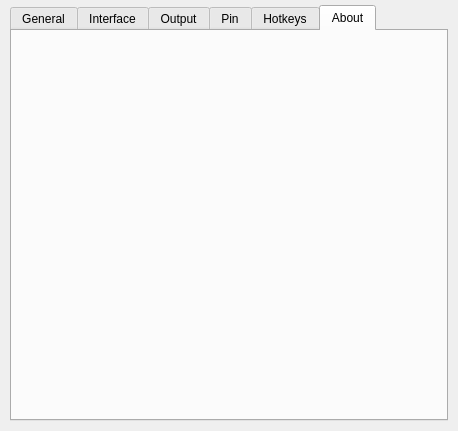
<?xml version="1.0" encoding="UTF-8"?>
<ui version="4.0">
 <class>PrefManage</class>
 <widget class="QWidget" name="PrefManage">
  <property name="geometry">
   <rect>
    <x>0</x>
    <y>0</y>
    <width>458</width>
    <height>431</height>
   </rect>
  </property>
  <property name="minimumSize">
   <size>
    <width>450</width>
    <height>0</height>
   </size>
  </property>
  <property name="windowTitle">
   <string>Form</string>
  </property>
  <layout class="QVBoxLayout" name="verticalLayout">
   <property name="spacing">
    <number>5</number>
   </property>
   <property name="leftMargin">
    <number>10</number>
   </property>
   <property name="topMargin">
    <number>5</number>
   </property>
   <property name="rightMargin">
    <number>10</number>
   </property>
   <property name="bottomMargin">
    <number>10</number>
   </property>
   <item>
    <widget class="QTabWidget" name="tabWidget">
     <property name="enabled">
      <bool>true</bool>
     </property>
     <property name="tabShape">
      <enum>QTabWidget::Rounded</enum>
     </property>
     <property name="currentIndex">
      <number>5</number>
     </property>
     <widget class="QWidget" name="tabGeneral">
      <attribute name="title">
       <string>General</string>
      </attribute>
      <layout class="QHBoxLayout" name="horizontalLayout_2"/>
     </widget>
     <widget class="QWidget" name="tabInterface">
      <attribute name="title">
       <string>Interface</string>
      </attribute>
      <layout class="QHBoxLayout" name="horizontalLayout_4"/>
     </widget>
     <widget class="QWidget" name="tabOutput">
      <attribute name="title">
       <string>Output</string>
      </attribute>
      <layout class="QHBoxLayout" name="horizontalLayout_8"/>
     </widget>
     <widget class="QWidget" name="tabPin">
      <attribute name="title">
       <string>Pin</string>
      </attribute>
      <layout class="QHBoxLayout" name="horizontalLayout_10"/>
     </widget>
     <widget class="QWidget" name="tabHotkeys">
      <attribute name="title">
       <string>Hotkeys</string>
      </attribute>
      <layout class="QHBoxLayout" name="horizontalLayout_12"/>
     </widget>
     <widget class="QWidget" name="tabAbout">
      <attribute name="title">
       <string>About</string>
      </attribute>
      <layout class="QVBoxLayout" name="verticalLayout_2">
       <property name="spacing">
        <number>5</number>
       </property>
       <property name="leftMargin">
        <number>10</number>
       </property>
       <property name="topMargin">
        <number>5</number>
       </property>
       <property name="rightMargin">
        <number>10</number>
       </property>
       <property name="bottomMargin">
        <number>10</number>
       </property>
      </layout>
     </widget>
    </widget>
   </item>
  </layout>
 </widget>
 <resources/>
 <connections/>
</ui>
